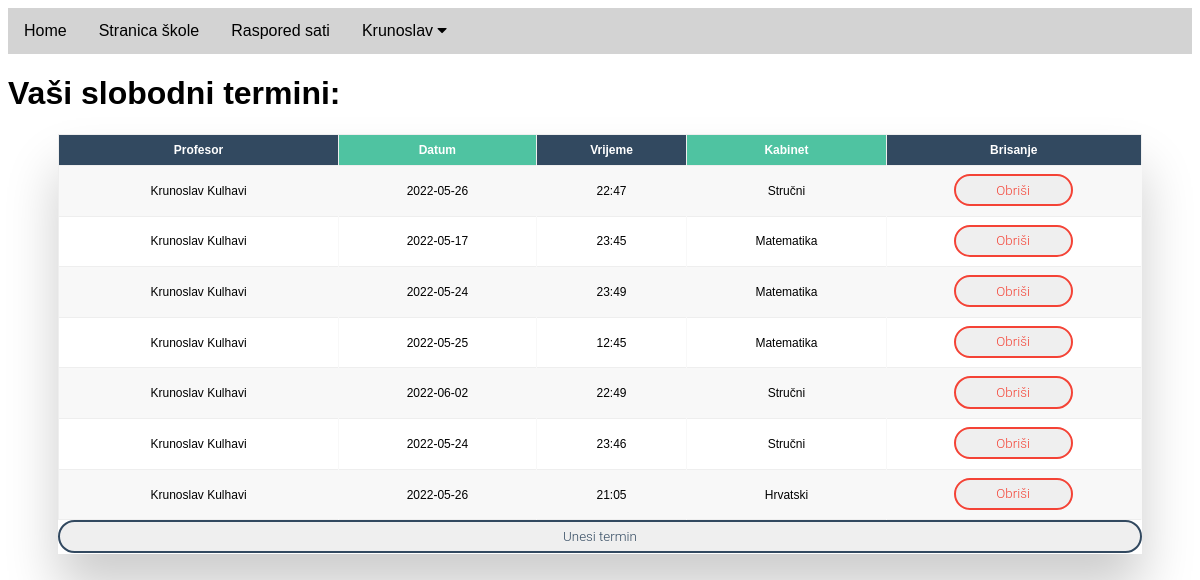
/Maturalni_rad/indexpageProf.php (signed in), run on the app's committed database.
### tables this page shows
CREATE TABLE `termini` (
  `id` int(11) NOT NULL,
  `users_id` int(11) NOT NULL,
  `datum` date NOT NULL,
  `time` varchar(255) NOT NULL,
  `kabinet` varchar(255) NOT NULL,
  `rezerviran` tinyint(1) DEFAULT NULL,
  `termin_name` varchar(255) DEFAULT NULL,
  `termin_surname` varchar(255) DEFAULT NULL
);

CREATE TABLE `users` (
  `id` int(11) NOT NULL,
  `role` varchar(255) NOT NULL,
  `name` varchar(255) NOT NULL,
  `surname` varchar(255) NOT NULL,
  `username` varchar(255) NOT NULL,
  `password` varchar(255) NOT NULL,
  `email` varchar(255) NOT NULL,
  `profile_pic` blob
);

### Maturalni_rad/indexpageProf.php (the view, shortened to what this page needs)
<!DOCTYPE html>
<html lang="en">
<head>
    <link rel="stylesheet" type="text/css" href="style.css">
</head>
<body>
<header>
		<?php
        include("navbar.php");
        ?>
	</header>
<div class="row">
  <div class="column2">
      <h1>Vaši slobodni termini: </h1>
      <?php
include("dbconn.php");
$id= $_SESSION['ID'];
$result = mysqli_query($db,"SELECT termini.datum,  termini.time, users.name, termini.id, users.surname,termini.kabinet, termini.users_id FROM users INNER JOIN termini on  users.id=termini.users_id
WHERE users_id=$id");
echo "
<div class='table-wrapper'>
<table class='fl-table' border='1' style='width: 100%; height: auto'>
<tr>
<th>Profesor</th>
<th>Datum</th>
<th>Vrijeme</th>
<th>Kabinet</th>
<th>Brisanje</th>
</tr>
</div>";
while($row = mysqli_fetch_array($result)) {
    echo "<tr>";
    echo "<td style='padding: 7px'>" . $row['name'] ." ". $row['surname'] ."</td>";
    echo "<td>" . $row['datum'] . "</td>";
    echo "<td>" . $row['time'] . "</td>";
    echo "<td>" . $row['kabinet'] . "</td>";
    echo '<td>
                <form class="form2" method="post" action="insertTermini.php">
                <button type="submit" name="delete" class="bn33">Obriši</button>
                <input value="'.$row['id'].'" name="id1" hidden>
                </form></td>';
}
?>
  <?php
     echo '<form class="form1" method="post" action="unosTermina.php">
     <button type="submit" value="'.$id.'" name="id" class="bn31">Unesi termin</button>
 </form>';
     ?>
  </div>
</div>
</body>
</html>

### Maturalni_rad/navbar.php (shortened to what this page needs)
<!DOCTYPE html>
<html>
<head>
<link rel="stylesheet" href="https://cdnjs.cloudflare.com/ajax/libs/font-awesome/4.7.0/css/font-awesome.min.css">
</head>
<body>
<div class="navbar">
  <a href="index.php">Home</a>
  <a href="https://www.tsd.hr/site/">Stranica škole</a>
  <a href="https://tsd.edupage.org/timetable/view.php?fullscreen=1">Raspored sati</a>
  <div class="dropdown">
    <button class="dropbtn">
    <?php
$loggedinuser=$_SESSION["name"];
echo $loggedinuser;
?>
      <i class="fa fa-caret-down"></i>
    </button>
  </div>
</div>
</body>
</html>

### Maturalni_rad/style.css (style rules this page uses)
body { font-family: Arial, Helvetica, sans-serif; }
.table-wrapper { margin: 5px 50px 50px; box-shadow: 0px 35px 50px rgba( 0, 0, 0, 0.2 ); }
.fl-table { border-radius: 5px; font-size: 12px; font-weight: normal; border: none; border-collapse: collapse; width: 100%; max-width: 100%; white-space: nowrap; background-color: white; }
.fl-table td, .fl-table th { text-align: center; padding: 8px; }
.fl-table td { border-right: 1px solid #f8f8f8; font-size: 12px; }
.fl-table th { color: #ffffff; background: #4FC3A1; }
.fl-table th:nth-child(odd) { color: #ffffff; background: #324960; }
.fl-table tr:nth-child(even) { background: #F8F8F8; }
.bn33 { display: inline-block; padding: 0.5em 1.7em; margin: 0 0.1em 0.1em 0; border: 0.16em solid #f44336; border-radius: 2em; box-sizing: border-box; text-decoration: none; font-family: "Roboto", sans-serif; font-weight: 300; color: #f44336; text-shadow: 0 0.04em 0.04em rgba(255, 255, 255, 0.253); text-align: center; transition: all 0.2s; width: 50%; }
a { color: #34495e; }
a { text-decoration: none; }
.bn31 { display: inline-block; padding: 0.5em 1.7em; margin: 0 0.1em 0.1em 0; border: 0.16em solid #324960; border-radius: 2em; box-sizing: border-box; text-decoration: none; font-family: "Roboto", sans-serif; font-weight: 300; color: #324960; text-shadow: 0 0.04em 0.04em rgba(255, 255, 255, 0.253); text-align: center; transition: all 0.2s; width: 100%; }

### Maturalni_rad/navbar.php (style rules this page uses)
body { font-family: Arial, Helvetica, sans-serif; }
.navbar { overflow: hidden; background-color: lightgray; }
.navbar a { float: left; font-size: 16px; color: black; text-align: center; padding: 14px 16px; text-decoration: none; }
.dropdown { float: left; overflow: hidden; }
.dropdown .dropbtn { font-size: 16px; border: none; outline: none; color: black; padding: 14px 16px; background-color: inherit; font-family: inherit; margin: 0; }

### data on the page
termini: users.name "Krunoslav", users.surname "Kulhavi", datum "2022-05-26", time "22:47", kabinet "Stručni"
termini: users.name "Krunoslav", users.surname "Kulhavi", datum "2022-05-17", time "23:45", kabinet "Matematika"
termini: users.name "Krunoslav", users.surname "Kulhavi", datum "2022-05-24", time "23:49", kabinet "Matematika"
termini: users.name "Krunoslav", users.surname "Kulhavi", datum "2022-05-25", time "12:45", kabinet "Matematika"
termini: users.name "Krunoslav", users.surname "Kulhavi", datum "2022-06-02", time "22:49", kabinet "Stručni"
termini: users.name "Krunoslav", users.surname "Kulhavi", datum "2022-05-24", time "23:46", kabinet "Stručni"
termini: users.name "Krunoslav", users.surname "Kulhavi", datum "2022-05-26", time "21:05", kabinet "Hrvatski"

### other printed values
$loggedinuser "Krunoslav"
